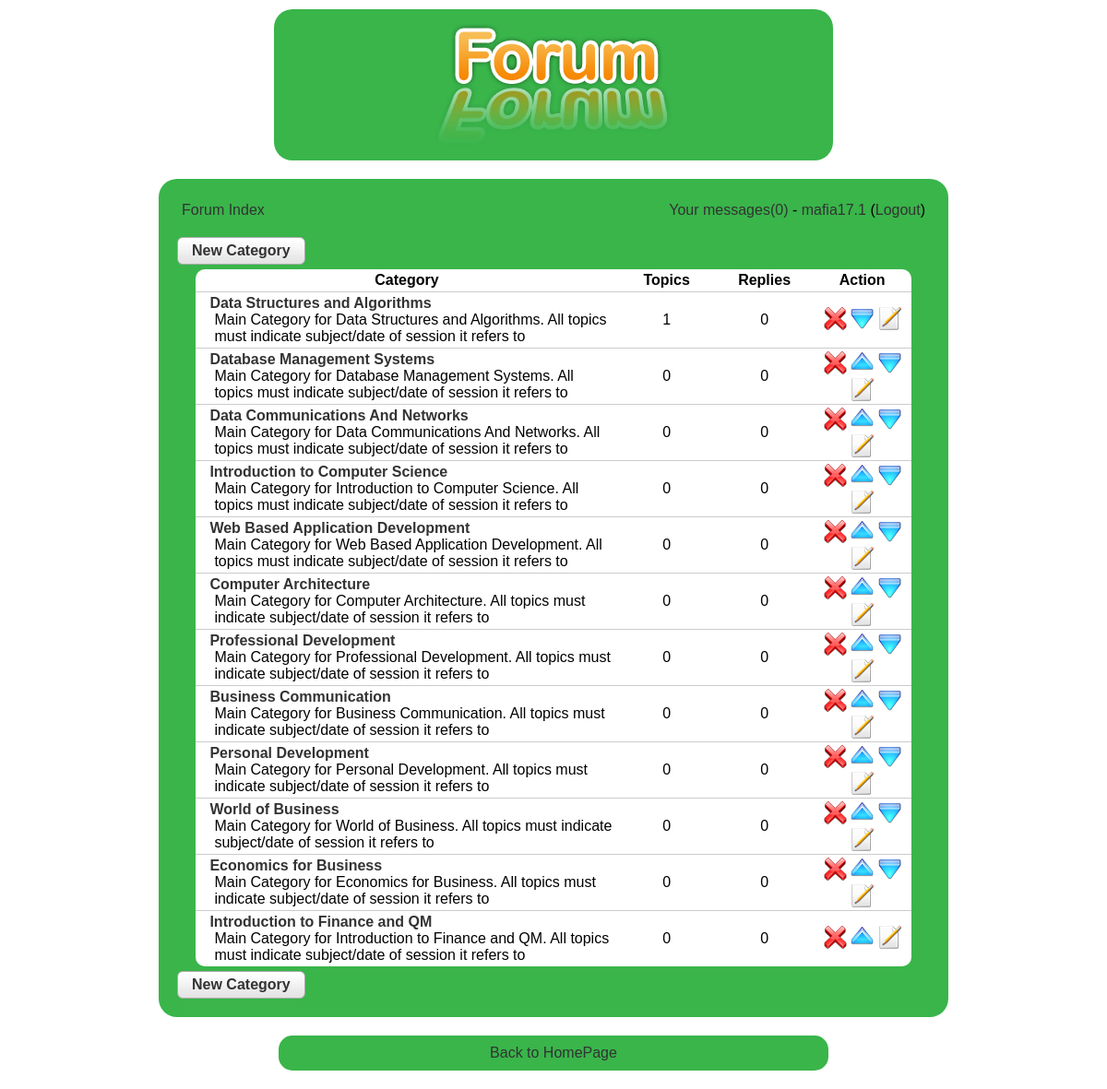
The page / (signed in) on the database its author committed.
### tables this page shows
CREATE TABLE `categories` (
  `id` smallint(6) NOT NULL,
  `name` varchar(256) NOT NULL,
  `description` text NOT NULL,
  `position` smallint(6) NOT NULL
);

### config.php (called while the page is built, shortened)
<?php
$admin='mafia17.1';
$url_home = 'index.php';
$design = 'default';
?>

### index.php (the view, shortened to what this page needs)
<?php
include('config.php');
?>
<!DOCTYPE html PUBLIC "-//W3C//DTD XHTML 1.0 Transitional//EN" "http://www.w3.org/TR/xhtml1/DTD/xhtml1-transitional.dtd">
<html xmlns="http://www.w3.org/1999/xhtml">
    <head>
        <link href="<?php echo $design; ?>/style.css" rel="stylesheet" title="Style" />
    </head>
    <body>
    	<div class="header">
        	<a href="<?php echo $url_home; ?>"><img src="<?php echo $design; ?>/images/logo.png" alt="Forum" /></a>
	    </div>
        <div class="content">
<?php
if(isset($_SESSION['username']))
{
$nb_new_pm = mysqli_fetch_array(mysqli_query($connection,'select count(*) as nb_new_pm from pm where ((user1="'.$_SESSION['userid'].'" and user1read="no") or (user2="'.$_SESSION['userid'].'" and user2read="no")) and id2="1"'));
$nb_new_pm = $nb_new_pm['nb_new_pm'];
?>
<div class="box">
	<div class="box_left">
    	<a href="<?php echo $url_home; ?>">Forum Index</a>
    </div>
	<div class="box_right">
    	<a href="list_pm.php">Your messages(<?php echo $nb_new_pm; ?>)</a> - <a href="profile.php?id=<?php echo $_SESSION['userid']; ?>"><?php echo htmlentities($_SESSION['username'], ENT_QUOTES, 'UTF-8'); ?></a> (<a href="login.php">Logout</a>)
    </div>
</div>
<?php
}
if(isset($_SESSION['username']) and $_SESSION['username']==$admin)
{
?>
	<a href="new_category.php" class="button">New Category</a>
<?php
}
?>
<table class="categories_table">
	<tr>
    	<th class="forum_cat">Category</th>
    	<th class="forum_ntop">Topics</th>
    	<th class="forum_nrep">Replies</th>
<?php
if(isset($_SESSION['username']) and $_SESSION['username']==$admin)
{
?>
    	<th class="forum_act">Action</th>
<?php
}
?>
	</tr>
<?php
$dn1 = mysqli_query($connection,'select c.id, c.name, c.description, c.position, (select count(t.id) from topics as t where t.parent=c.id and t.id2=1) as topics, (select count(t2.id) from topics as t2 where t2.parent=c.id and t2.id2!=1) as replies from categories as c group by c.id order by c.position asc');
$nb_cats = mysqli_num_rows($dn1);
while($dnn1 = mysqli_fetch_array($dn1))
{
?>
	<tr>
    	<td class="forum_cat"><a href="list_topics.php?parent=<?php echo $dnn1['id']; ?>" class="title"><?php echo htmlentities($dnn1['name'], ENT_QUOTES, 'UTF-8'); ?></a>
        <div class="description"><?php echo $dnn1['description']; ?></div></td>
    	<td><?php echo $dnn1['topics']; ?></td>
    	<td><?php echo $dnn1['replies']; ?></td>
<?php
if(isset($_SESSION['username']) and $_SESSION['username']==$admin)
{
?>
    	<td><a href="delete_category.php?id=<?php echo $dnn1['id']; ?>"><img src="<?php echo $design; ?>/images/delete.png" alt="Delete" /></a>
		<?php if($dnn1['position']>1){ ?><a href="move_category.php?action=up&id=<?php echo $dnn1['id']; ?>"><img src="<?php echo $design; ?>/images/up.png" alt="Move Up" /></a><?php } ?>
		<?php if($dnn1['position']<$nb_cats){ ?><a href="move_category.php?action=down&id=<?php echo $dnn1['id']; ?>"><img src="<?php echo $design; ?>/images/down.png" alt="Move Down" /></a><?php } ?>
		<a href="edit_category.php?id=<?php echo $dnn1['id']; ?>"><img src="<?php echo $design; ?>/images/edit.png" alt="Edit" /></a></td>
<?php
}
?>
    </tr>
<?php
}
?>
</table>
<?php
if(isset($_SESSION['username']) and $_SESSION['username']==$admin)
{
?>
	<a href="new_category.php" class="button">New Category</a>
<?php
}
?>
		</div>
		<div class="foot"><a href="index.html">Back to HomePage</a></div>
	</body>
</html>

### default/style.css (style rules this page uses)
* { margin:0px; padding:0px; }
body { background:#ffffff; padding-left:10%; padding-right:10%; font-family:Arial, Geneva, sans-serif; }
a { text-decoration:none; color:#333333; }
img, table, tr, td { border:0px; }
.button { padding:5px 15px; vertical-align:middle; border:1px solid #aaaaaa; font-weight:bold; background:url('images/button.png') repeat-x; -moz-border-radius:6px; -webkit-border-radius:6px; border-radius:6px; display:inline-block; }
table { border-spacing:0px; background:#ffffff; -moz-border-radius:10px; -webkit-border-radius:10px; border-radius:10px; padding:0px; width:95%; margin:5px auto 5px auto; }
tr { -moz-border-radius:5px; -webkit-border-radius:5px; border-radius:5px; margin:0px; }
td, th { margin:0px; border:0px; padding:3px; text-align:center; }
.header { margin:auto; margin-top:10px; padding:15px; background:#39b54a; width:60%; -moz-border-radius:20px; -webkit-border-radius:20px; border-radius:20px; text-align:center; }
.foot { text-align:center; background:#39b54a; width:60%; -moz-border-radius:15px; -webkit-border-radius:15px; border-radius:15px; padding:10px; margin:20px auto; }
.content { background:#39b54a; width:85%; -moz-border-radius:20px; -webkit-border-radius:20px; border-radius:20px; margin:auto; padding:20px; margin-top:20px; }
.box_left { float:left; }
.box_right { float:right; }
.box { background:#39b54a; -moz-border-radius:10px; -webkit-border-radius:10px; border-radius:10px; margin:auto; padding:5px; margin-bottom:15px; }
.forum_ntop, .forum_nrep, .forum_act, .forum_auth { width:100px; }
td.forum_cat, td.forum_tops { padding-left:15px; text-align:left; }
.categories_table td, .categories_table th, .topics_table td, .topics_table th, .list_pm td, .list_pm th { border-bottom:1px solid #cccccc; }
.categories_table tr:last-child td, .topics_table tr:last-child td, .list_pm tr:last-child td { border-bottom:0px; }
td.forum_cat .title { font-weight:bold; }
td.forum_cat .description { padding-left:5px; }

### rows shown on the page
categories: name "Data Structures and Algorithms", description "Main Category for Data Structures and Algorithms. All topics must indicate subject/date of session it refers to", topics "1", replies "0"
categories: name "Database Management Systems", description "Main Category for Database Management Systems. All topics must indicate subject/date of session it refers to", topics "0", replies "0"
categories: name "Data Communications And Networks", description "Main Category for Data Communications And Networks. All topics must indicate subject/date of session it refers to", topics "0", replies "0"
categories: name "Introduction to Computer Science", description "Main Category for Introduction to Computer Science. All topics must indicate subject/date of session it refers to", topics "0", replies "0"
categories: name "Web Based Application Development", description "Main Category for Web Based Application Development. All topics must indicate subject/date of session it refers to", topics "0", replies "0"
categories: name "Computer Architecture", description "Main Category for Computer Architecture. All topics must indicate subject/date of session it refers to", topics "0", replies "0"
categories: name "Professional Development", description "Main Category for Professional Development. All topics must indicate subject/date of session it refers to", topics "0", replies "0"
categories: name "Business Communication", description "Main Category for Business Communication. All topics must indicate subject/date of session it refers to", topics "0", replies "0"
categories: name "Personal Development", description "Main Category for Personal Development. All topics must indicate subject/date of session it refers to", topics "0", replies "0"
categories: name "World of Business", description "Main Category for World of Business. All topics must indicate subject/date of session it refers to", topics "0", replies "0"
categories: name "Economics for Business", description "Main Category for Economics for Business. All topics must indicate subject/date of session it refers to", topics "0", replies "0"
categories: name "Introduction to Finance and QM", description "Main Category for Introduction to Finance and QM. All topics must indicate subject/date of session it refers to", topics "0", replies "0"

### other values the page prints
$nb_new_pm "0"
$_SESSION['username'] "mafia17.1"
